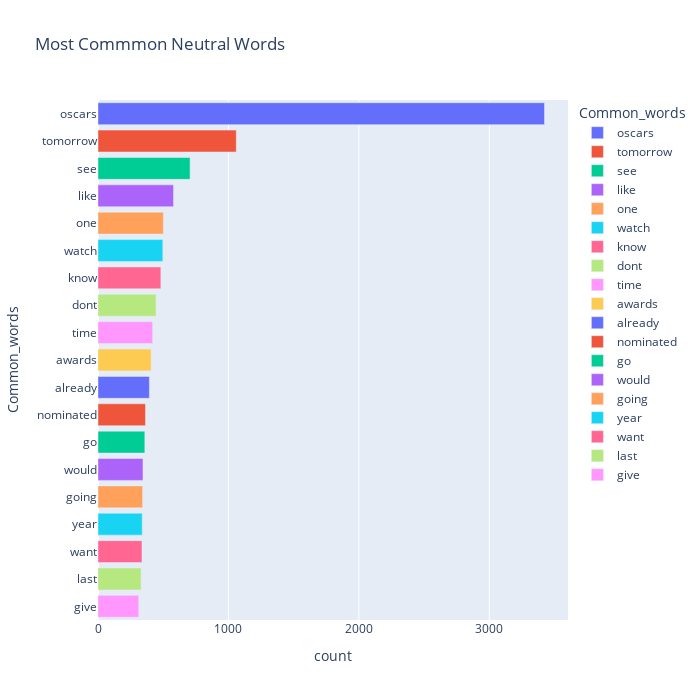

The cell this chart's notebook holds for it:
### Code cell
fig = px.bar(temp_neutral, x="count", y="Common_words", title='Most Commmon Neutral Words', orientation='h', 
             width=700, height=700,color='Common_words')
fig.show()

### Figure 1 — Plotly figure (JSON) as saved in the notebook; plotly's stock layout.template omitted (floating-point values rounded to 4 significant figures)
{"data": [{"alignmentgroup": "True", "hovertemplate": "Common_words=%{y}<br>count=%{x}<extra></extra>", "legendgroup": "oscars", "marker": {"color": "#636efa", "pattern": {"shape": ""}}, "name": "oscars", "offsetgroup": "oscars", "orientation": "h", "showlegend": true, "textposition": "auto", "type": "bar", "x": [3423], "xaxis": "x", "y": ["oscars"], "yaxis": "y"}, {"alignmentgroup": "True", "hovertemplate": "Common_words=%{y}<br>count=%{x}<extra></extra>", "legendgroup": "tomorrow", "marker": {"color": "#EF553B", "pattern": {"shape": ""}}, "name": "tomorrow", "offsetgroup": "tomorrow", "orientation": "h", "showlegend": true, "textposition": "auto", "type": "bar", "x": [1060], "xaxis": "x", "y": ["tomorrow"], "yaxis": "y"}, {"alignmentgroup": "True", "hovertemplate": "Common_words=%{y}<br>count=%{x}<extra></extra>", "legendgroup": "see", "marker": {"color": "#00cc96", "pattern": {"shape": ""}}, "name": "see", "offsetgroup": "see", "orientation": "h", "showlegend": true, "textposition": "auto", "type": "bar", "x": [706], "xaxis": "x", "y": ["see"], "yaxis": "y"}, {"alignmentgroup": "True", "hovertemplate": "Common_words=%{y}<br>count=%{x}<extra></extra>", "legendgroup": "like", "marker": {"color": "#ab63fa", "pattern": {"shape": ""}}, "name": "like", "offsetgroup": "like", "orientation": "h", "showlegend": true, "textposition": "auto", "type": "bar", "x": [579], "xaxis": "x", "y": ["like"], "yaxis": "y"}, {"alignmentgroup": "True", "hovertemplate": "Common_words=%{y}<br>count=%{x}<extra></extra>", "legendgroup": "one", "marker": {"color": "#FFA15A", "pattern": {"shape": ""}}, "name": "one", "offsetgroup": "one", "orientation": "h", "showlegend": true, "textposition": "auto", "type": "bar", "x": [501], "xaxis": "x", "y": ["one"], "yaxis": "y"}, {"alignmentgroup": "True", "hovertemplate": "Common_words=%{y}<br>count=%{x}<extra></extra>", "legendgroup": "watch", "marker": {"color": "#19d3f3", "pattern": {"shape": ""}}, "name": "watch", "offsetgroup": "watch", "orientation": "h", "showlegend": true, "textposition": "auto", "type": "bar", "x": [497], "xaxis": "x", "y": ["watch"], "yaxis": "y"}, {"alignmentgroup": "True", "hovertemplate": "Common_words=%{y}<br>count=%{x}<extra></extra>", "legendgroup": "know", "marker": {"color": "#FF6692", "pattern": {"shape": ""}}, "name": "know", "offsetgroup": "know", "orientation": "h", "showlegend": true, "textposition": "auto", "type": "bar", "x": [482], "xaxis": "x", "y": ["know"], "yaxis": "y"}, {"alignmentgroup": "True", "hovertemplate": "Common_words=%{y}<br>count=%{x}<extra></extra>", "legendgroup": "dont", "marker": {"color": "#B6E880", "pattern": {"shape": ""}}, "name": "dont", "offsetgroup": "dont", "orientation": "h", "showlegend": true, "textposition": "auto", "type": "bar", "x": [445], "xaxis": "x", "y": ["dont"], "yaxis": "y"}, {"alignmentgroup": "True", "hovertemplate": "Common_words=%{y}<br>count=%{x}<extra></extra>", "legendgroup": "time", "marker": {"color": "#FF97FF", "pattern": {"shape": ""}}, "name": "time", "offsetgroup": "time", "orientation": "h", "showlegend": true, "textposition": "auto", "type": "bar", "x": [419], "xaxis": "x", "y": ["time"], "yaxis": "y"}, {"alignmentgroup": "True", "hovertemplate": "Common_words=%{y}<br>count=%{x}<extra></extra>", "legendgroup": "awards", "marker": {"color": "#FECB52", "pattern": {"shape": ""}}, "name": "awards", "offsetgroup": "awards", "orientation": "h", "showlegend": true, "textposition": "auto", "type": "bar", "x": [407], "xaxis": "x", "y": ["awards"], "yaxis": "y"}, {"alignmentgroup": "True", "hovertemplate": "Common_words=%{y}<br>count=%{x}<extra></extra>", "legendgroup": "already", "marker": {"color": "#636efa", "pattern": {"shape": ""}}, "name": "already", "offsetgroup": "already", "orientation": "h", "showlegend": true, "textposition": "auto", "type": "bar", "x": [394], "xaxis": "x", "y": ["already"], "yaxis": "y"}, {"alignmentgroup": "True", "hovertemplate": "Common_words=%{y}<br>count=%{x}<extra></extra>", "legendgroup": "nominated", "marker": {"color": "#EF553B", "pattern": {"shape": ""}}, "name": "nominated", "offsetgroup": "nominated", "orientation": "h", "showlegend": true, "textposition": "auto", "type": "bar", "x": [364], "xaxis": "x", "y": ["nominated"], "yaxis": "y"}, {"alignmentgroup": "True", "hovertemplate": "Common_words=%{y}<br>count=%{x}<extra></extra>", "legendgroup": "go", "marker": {"color": "#00cc96", "pattern": {"shape": ""}}, "name": "go", "offsetgroup": "go", "orientation": "h", "showlegend": true, "textposition": "auto", "type": "bar", "x": [359], "xaxis": "x", "y": ["go"], "yaxis": "y"}, {"alignmentgroup": "True", "hovertemplate": "Common_words=%{y}<br>count=%{x}<extra></extra>", "legendgroup": "would", "marker": {"color": "#ab63fa", "pattern": {"shape": ""}}, "name": "would", "offsetgroup": "would", "orientation": "h", "showlegend": true, "textposition": "auto", "type": "bar", "x": [345], "xaxis": "x", "y": ["would"], "yaxis": "y"}, {"alignmentgroup": "True", "hovertemplate": "Common_words=%{y}<br>count=%{x}<extra></extra>", "legendgroup": "going", "marker": {"color": "#FFA15A", "pattern": {"shape": ""}}, "name": "going", "offsetgroup": "going", "orientation": "h", "showlegend": true, "textposition": "auto", "type": "bar", "x": [342], "xaxis": "x", "y": ["going"], "yaxis": "y"}, {"alignmentgroup": "True", "hovertemplate": "Common_words=%{y}<br>count=%{x}<extra></extra>", "legendgroup": "year", "marker": {"color": "#19d3f3", "pattern": {"shape": ""}}, "name": "year", "offsetgroup": "year", "orientation": "h", "showlegend": true, "textposition": "auto", "type": "bar", "x": [339], "xaxis": "x", "y": ["year"], "yaxis": "y"}, {"alignmentgroup": "True", "hovertemplate": "Common_words=%{y}<br>count=%{x}<extra></extra>", "legendgroup": "want", "marker": {"color": "#FF6692", "pattern": {"shape": ""}}, "name": "want", "offsetgroup": "want", "orientation": "h", "showlegend": true, "textposition": "auto", "type": "bar", "x": [337], "xaxis": "x", "y": ["want"], "yaxis": "y"}, {"alignmentgroup": "True", "hovertemplate": "Common_words=%{y}<br>count=%{x}<extra></extra>", "legendgroup": "last", "marker": {"color": "#B6E880", "pattern": {"shape": ""}}, "name": "last", "offsetgroup": "last", "orientation": "h", "showlegend": true, "textposition": "auto", "type": "bar", "x": [330], "xaxis": "x", "y": ["last"], "yaxis": "y"}, {"alignmentgroup": "True", "hovertemplate": "Common_words=%{y}<br>count=%{x}<extra></extra>", "legendgroup": "give", "marker": {"color": "#FF97FF", "pattern": {"shape": ""}}, "name": "give", "offsetgroup": "give", "orientation": "h", "showlegend": true, "textposition": "auto", "type": "bar", "x": [312], "xaxis": "x", "y": ["give"], "yaxis": "y"}], "layout": {"barmode": "relative", "height": 700, "legend": {"title": {"text": "Common_words"}, "tracegroupgap": 0}, "title": {"text": "Most Commmon Neutral Words"}, "width": 700, "xaxis": {"anchor": "y", "domain": [0, 1], "title": {"text": "count"}}, "yaxis": {"anchor": "x", "categoryarray": ["give", "last", "want", "year", "going", "would", "go", "nominated", "already", "awards", "time", "dont", "know", "watch", "one", "like", "see", "tomorrow", "oscars"], "categoryorder": "array", "domain": [0, 1], "title": {"text": "Common_words"}}}}
